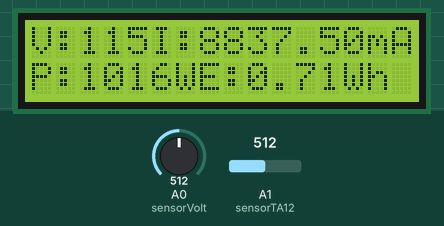
Recording of a sketch running on a simulated Arduino Uno, built with avr-gcc and run on an emulated ATmega328P. Shown: 16×2 character LCD. Inputs (shaded band) come from the test bench; at power-on: A0 (sensorVolt) = 512, A1 (sensorTA12) = 512. What the sketch prints to the serial monitor is not drawn.

Above: at 2.7 s.
2.8 s: A0 (sensorVolt) set to 716
At 5.3 s:
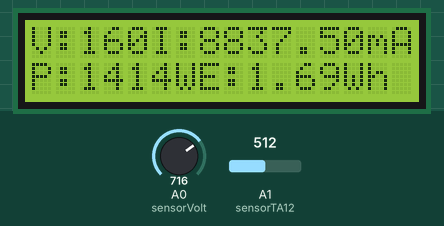
5.6 s: A1 (sensorTA12) set to 716
At 7.5 s:
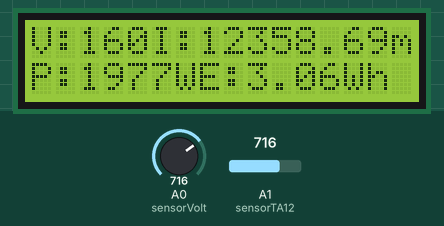
8.6 s: A0 (sensorVolt) set to 900
At 10.7 s:
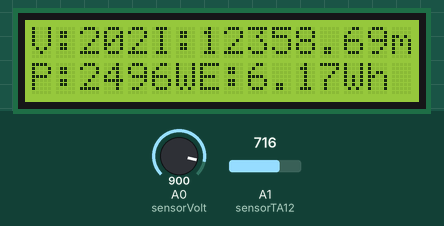
11.6 s: A1 (sensorTA12) set to 900
At 13.0 s:
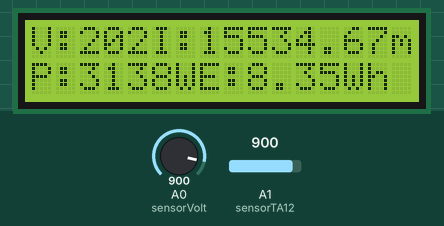
14.6 s: A0 (sensorVolt) set to 1010
At 17.3 s:
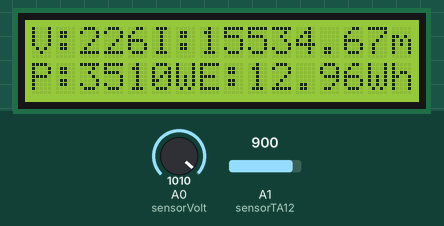
17.6 s: A1 (sensorTA12) set to 598
20.6 s: A1 (sensorTA12) set to 569
At 23.2 s:
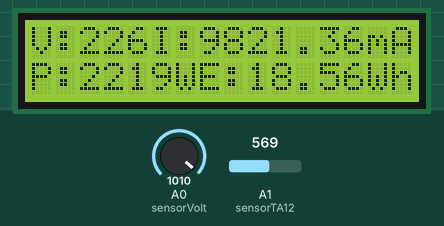
Timing chart, 0 to 24.6 s (numbered marks = the images above; inputs shaded):
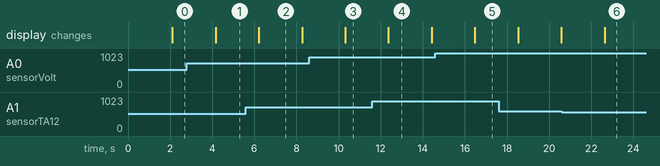

The sketch:

power_meter_sender.ino
```cpp
#include <LiquidCrystal.h>
#include <SPI.h>
#include <Mirf.h>
#include <nRF24L01.h>
#include <MirfHardwareSpiDriver.h>

LiquidCrystal lcd(2, 3, 4, 5, 6, 7);

int sensorVolt = A0;
int sensorTA12 = A1; // Analog input pin that sensor is attached to

int voltage;
float nVPP;   // Voltage measured across resistor
float nCurrThruResistorPP; // Peak Current Measured Through Resistor
float nCurrThruResistorRMS; // RMS current through Resistor
float nCurrentThruWire;     // Actual RMS current in Wire
float energy,total_energy;
int Power;
unsigned int sec = 0;
   byte time =  0;

void setup()
 {
   Serial.begin(9600);
   lcd.begin(16, 2);
    Mirf.spi = &MirfHardwareSpi;
   // Mirf.csnPin = 9;
    Mirf.init();
    Mirf.setRADDR((byte *)"clie1");
    Mirf.payload = sizeof(unsigned long);
    Mirf.config();

   pinMode(sensorTA12, INPUT);
   pinMode(sensorVolt, INPUT);

 }


 void loop()
 {

   voltage = getVolts();
   nVPP = getVPP();

   /*
   Use Ohms law to calculate current across resistor
   and express in mA
   */

   nCurrThruResistorPP = (nVPP/200.0) * 1000.0;

   /*
   Use Formula for SINE wave to convert
   to RMS
   */

   nCurrThruResistorRMS = nCurrThruResistorPP * 0.707;

   /*
   Current Transformer Ratio is 1000:1...

   Therefore current through 200 ohm resistor
   is multiplied by 1000 to get input current
   */

   nCurrentThruWire = nCurrThruResistorRMS * 1000;


//   Serial.print("Volts Peak : ");
//   Serial.println(nVPP,3);


/*   Serial.print("Current Through Resistor (Peak) : ");
   Serial.print(nCurrThruResistorPP,3);
   Serial.println(" mA Peak to Peak");

   Serial.print("Current Through Resistor (RMS) : ");
   Serial.print(nCurrThruResistorRMS,3);
   Serial.println(" mA RMS");*/

   Power = nCurrThruResistorRMS  *  voltage;
   sec = millis()/1024;
   energy = (Power*2.5)/(3600);
   delay(1);
   Serial.println(sec);
   total_energy = energy + total_energy;
   Serial.print("Current Through Wire : ");
   Serial.print(nCurrentThruWire,3);
   Serial.println(" mA RMS");

    Serial.print("AC Voltage : ");
   Serial.print(voltage);
   Serial.println(" VRMS");

    Serial.print("Power : ");
   Serial.print(Power);
   Serial.println(" Watt");

    Serial.print("Energy : ");
   Serial.print(total_energy);
   Serial.println(" Wh");
   Serial.println();
   lcd_display();
   time = map (Power, 0, 1000, 0, 255);
    Mirf.setTADDR((byte *)"serv1");
    Mirf.send((byte *)&time);
    while(Mirf.isSending()){
    }

 }


 /************************************
In order to calculate RMS current, we need to know
the peak to peak voltage measured at the output across the
200 Ohm Resistor

The following function takes one second worth of samples
and returns the peak value that is measured
 *************************************/

//Current
float getVPP()
{
  float result;
  int readValue;             //value read from the sensor
  int maxValue = 0;          // store max value here
   uint32_t start_time = millis();
   while((millis()-start_time) < 1000) //sample for 1 Sec
   {
       readValue = analogRead(sensorTA12);
       // see if you have a new maxValue
       if (readValue > maxValue)
       {
           /*record the maximum sensor value*/
           maxValue = readValue;
       }
   }

   // Convert the digital data to a voltage
   result = (maxValue * 5.0)/1024.0;
  //result = map(maxValue, 0, 1024, 0, 230);
   return result;
 }

//Voltage
 float getVolts()
{
  float Vrms;
  int Volt_Value;             //value read from the sensor
  int maxVolt = 0;          // store max value here
   uint32_t start_time = millis();
   while((millis()-start_time) < 1000) //sample for 1 Sec
   {
       Volt_Value = analogRead(sensorVolt);
       // see if you have a new maxValue
       if (Volt_Value > maxVolt)
       {
           /*record the maximum sensor value*/
           maxVolt = Volt_Value;
       }
   }

   // Convert the digital data to a voltage
   //result = (maxValue * 5.0)/1024.0;
    Vrms = map(maxVolt, 0, 1024, 0, 230);
   return Vrms;
 }
 void lcd_display()
 {
  lcd.clear();
  lcd.setCursor(0,0);
  lcd.print("V:");
  lcd.print(voltage);
  lcd.print("I:");
  lcd.print(nCurrentThruWire);
  lcd.print("mA");

  lcd.setCursor(0,1);
  lcd.print("P:");
  lcd.print(Power);
  lcd.print("W");
  lcd.print("E:");
  lcd.print(total_energy);
  lcd.print("Wh");
 }
```

Measured:
- after the input at 2.8 s, the display: changes after 1.4 s (image 1)
- after the input at 8.6 s, the display: changes after 1.7 s (image 3)
- after the input at 14.6 s, the display: changes after 1.9 s (image 5)
- after the input at 20.6 s, the display: changes after 2.0 s (image 6)
- what the display in image 2 shows lasts 2.1 s, from 6.2 s to 8.3 s
